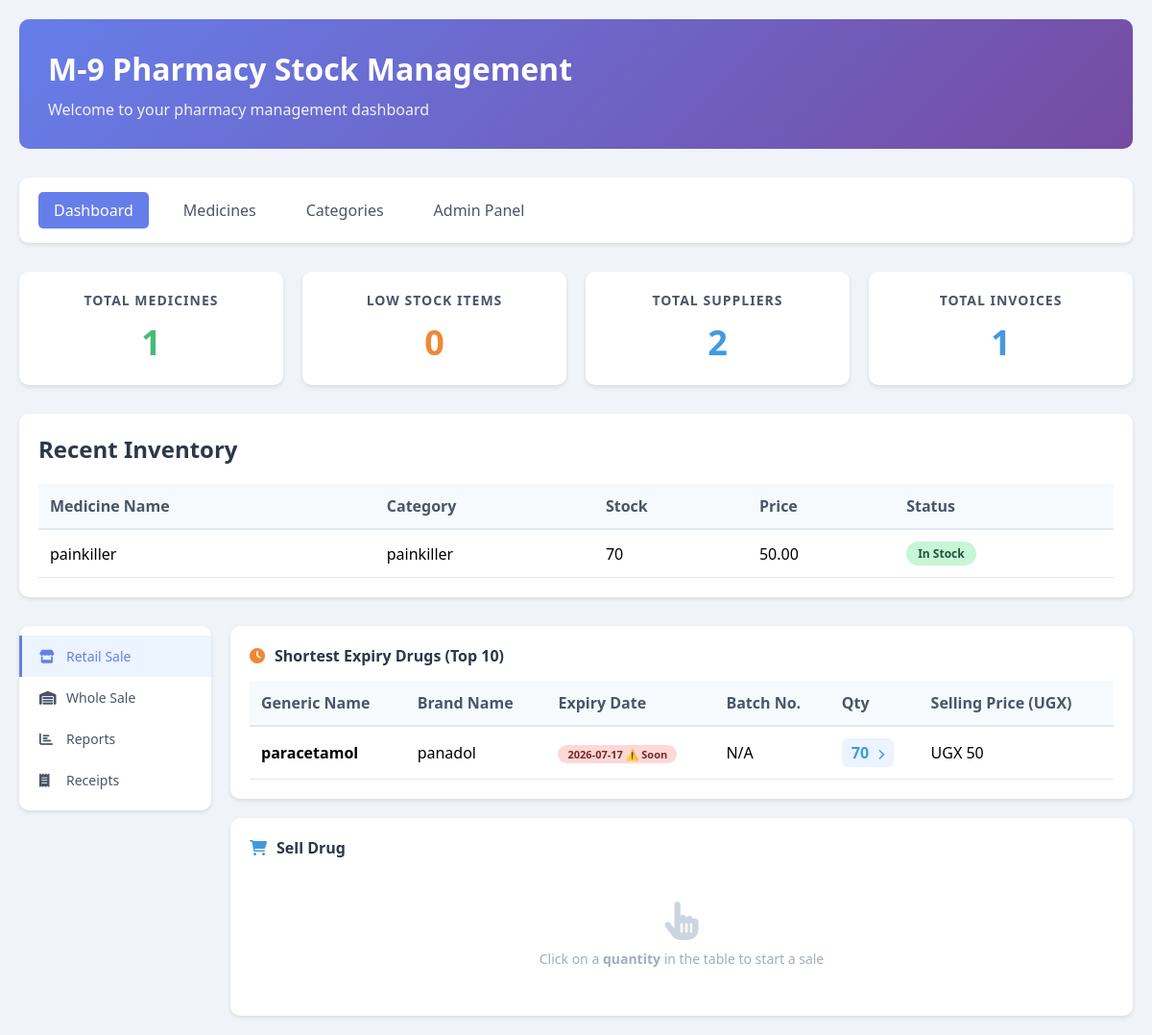
The app's page / (signed in) with its own data.
### stock/models.py (models this page shows, shortened)
class Drug(models.Model):
    markup_percentage = models.DecimalField(
        max_digits=5,
        decimal_places=2,
        default=50.00,
        help_text="Default 50% (1.5x cost price)"
)
    DOSAGE_CHOICES = [
        ('tablet', 'Tablet'),
        ('capsules', 'Capsules'),
        ('injection', 'Injection'),
        ('syrup', 'Syrup'),
        ('suspension', 'Suspension'),
        ('drops', 'Drops'),
        ('ointment', 'Ointment'),
        ('cream', 'Cream'),
        ('jerry', 'Jerry'),
        ('oil', 'Oil'),
        ('spray', 'Spray'),
        ('gel', 'Gel'),
        ('powder', 'Powder'),
        ('liquid', 'Liquid'),
        ('balm', 'Balm'),
    ]
    name = models.CharField(max_length=200)
    generic_name = models.CharField(max_length=200, blank=True, null=True)
    brand = models.CharField(max_length=100, blank=True, null=True)
    description = models.TextField(blank=True, null=True)
    dosage = models.CharField(
        max_length=50,
        choices=DOSAGE_CHOICES,
        default='tablet',
        blank=True,
        null=True,
        help_text="Select the dosage form"
    )
    strength = models.CharField(
        max_length=100,
        blank=True,
        null=True,
        help_text="e.g., 500mg, 10mg/5ml"
    )
    category = models.ForeignKey(Category, on_delete=models.SET_NULL, null=True, related_name='drugs')
    supplier = models.ForeignKey(Supplier, on_delete=models.SET_NULL, null=True, related_name='drugs')
    cost_price = models.DecimalField(max_digits=10, decimal_places=2, default=0)
    selling_price = models.DecimalField(max_digits=10, decimal_places=2, default=0)
    stock_quantity = models.PositiveIntegerField(default=0)
    reorder_level = models.PositiveIntegerField(default=10)  # FIXED: renamed from min_stock_level
    max_stock_level = models.PositiveIntegerField(default=100, blank=True, null=True)
    expiry_date = models.DateField(blank=True, null=True)
    batch_no = models.CharField(max_length=50, blank=True, null=True, help_text="Batch/Lot number")  # FIXED
    barcode = models.CharField(max_length=100, blank=True, null=True, unique=True)  # FIXED: removed unique from batch_no
    is_active = models.BooleanField(default=True)
    pack_size = models.CharField(
        max_length=50,
        blank=True,
        null=True,
        help_text="e.g., 10 tablets, 100ml"
    )
    markup_percentage = models.DecimalField(
        max_digits=5,
        decimal_places=2,
        default=50.00,
        help_text="Default 50% (1.5x cost price)"
    )
    created_at = models.DateTimeField(auto_now_add=True)
    updated_at = models.DateTimeField(auto_now=True)
    created_by = models.ForeignKey(User, on_delete=models.SET_NULL, null=True, related_name='drugs_created')
    class Meta:
        ordering = ['name']
        indexes = [
            models.Index(fields=['name']),
            models.Index(fields=['batch_no']),  # FIXED: removed dot
            models.Index(fields=['expiry_date']),
        ]

class Category(models.Model):
    name = models.CharField(max_length=100, unique=True)
    description = models.TextField(blank=True, null=True)
    created_at = models.DateTimeField(auto_now_add=True)
    updated_at = models.DateTimeField(auto_now=True)
    class Meta:
        verbose_name_plural = "Categories"
        ordering = ["name"]

### stock/views.py (the view)
# urls.py: path('', views.dashboard, name='dashboard'),
@login_required
def dashboard(request):
    total_medicines = Drug.objects.count()
    total_suppliers = Supplier.objects.count()
    total_invoices = Invoice.objects.count()
    low_stock_count = Drug.objects.filter(stock_quantity__lt=10).count()
    recent_medicines = Drug.objects.all().order_by('-id')[:5]
    all_drugs = Drug.objects.all()
    total_stock_value = 0
    for drug in all_drugs:
        total_stock_value += drug.stock_quantity * drug.selling_price
    context = {
        'total_medicines': total_medicines,
        'total_suppliers': total_suppliers,
        'total_invoices': total_invoices,
        'low_stock_count': low_stock_count,
        'recent_medicines': recent_medicines,
        'total_stock_value': total_stock_value,
    }
    return render(request, 'stock/dashboard.html', context)

### stock/templates/stock/dashboard.html (shortened to what this page needs)
<!DOCTYPE html>
<html lang="en">
<head>
    <link rel="stylesheet" href="https://cdnjs.cloudflare.com/ajax/libs/font-awesome/6.0.0-beta3/css/all.min.css" />
</head>
<body>
<div class="container">
    <div class="header">
        <h1>M-9 Pharmacy Stock Management</h1>
        <p>Welcome to your pharmacy management dashboard</p>
    </div>
    <div class="nav">
        <a href="{% url 'stock:dashboard' %}" class="active">Dashboard</a>
        <a href="{% url 'stock:drug_list' %}">Medicines</a>
        <a href="{% url 'stock:category_list' %}">Categories</a>
        <a href="/admin/">Admin Panel</a>
    </div>
    <div class="stats">
        <div class="stat-card">
            <h3>Total Medicines</h3>
            <div class="number success">{{ total_medicines|default:"0" }}</div>
        </div>
        <div class="stat-card">
            <h3>Low Stock Items</h3>
            <div class="number warning">{{ low_stock_count|default:"0" }}</div>
        </div>
        <div class="stat-card">
            <h3>Total Suppliers</h3>
            <div class="number info">{{ total_suppliers|default:"0" }}</div>
        </div>
        <div class="stat-card">
            <h3>Total Invoices</h3>
            <div class="number info">{{ total_invoices|default:"0" }}</div>
        </div>
    </div>
    <div class="content">
        <h2>Recent Inventory</h2>
        {% if recent_medicines %}
        <table class="table">
            <thead>
                <tr>
                    <th>Medicine Name</th>
                    <th>Category</th>
                    <th>Stock</th>
                    <th>Price</th>
                    <th>Status</th>
                </tr>
            </thead>
            <tbody>
                {% for medicine in recent_medicines %}
                <tr>
                    <td>{{ medicine.name }}</td>
                    <td>{{ medicine.category.name }}</td>
                    <td>{{ medicine.stock_quantity }}</td>
                    <td>{{ medicine.selling_price }}</td>
                    <td>
                        {% if medicine.stock_quantity <= 10 %}
                        <span class="badge badge-danger">Low Stock</span>
                        {% elif medicine.stock_quantity <= 20 %}
                        <span class="badge badge-warning">Medium</span>
                        {% else %}
                        <span class="badge badge-success">In Stock</span>
                        {% endif %}
                    </td>
                </tr>
                {% endfor %}
            </tbody>
        </table>
        {% else %}
        <p>No medicines available.</p>
        {% endif %}
    </div>
    <div class="dashboard-features">
        <div class="sidebar-nav">
            <div class="nav-item active" data-section="retail">
                <i class="fas fa-store"></i> Retail Sale
            </div>
            <div class="nav-item" data-section="wholesale">
                <i class="fas fa-warehouse"></i> Whole Sale
            </div>
            <div class="nav-item" data-section="reports">
                <i class="fas fa-chart-bar"></i> Reports
            </div>
            <div class="nav-item" data-section="receipts">
                <i class="fas fa-receipt"></i> Receipts
            </div>
        </div>
        <div class="features-content">
            <div class="drug-list-panel">
                <h3><i class="fas fa-clock"></i> Shortest Expiry Drugs (Top 10)</h3>
                <div id="drugTableContainer" style="display:none;">
                    <table class="table">
                        <thead>
                            <tr>
                                <th>Generic Name</th>
                                <th>Brand Name</th>
                                <th>Expiry Date</th>
                                <th>Batch No.</th>
                                <th>Qty</th>
                                <th>Selling Price (UGX)</th>
                            </tr>
                        </thead>
                        <tbody id="drugTableBody">
                        </tbody>
                    </table>
                </div>
            </div>
            <div class="sale-panel" id="salePanel">
                <h3><i class="fas fa-shopping-cart"></i> Sell Drug</h3>
                <div id="saleContent">
                    <div class="no-selection">
                        <i class="fas fa-hand-pointer"></i>
                        <p>Click on a <strong>quantity</strong> in the table to start a sale</p>
                    </div>
                </div>
            </div>
        </div>
    </div>
</div>
</body>
</html>

### stock/templates/stock/dashboard.html (style rules this page uses)
* { margin: 0; padding: 0; box-sizing: border-box; }
body { font-family: 'Segoe UI', Tahoma, Geneva, Verdana, sans-serif; background: #f0f4f8; padding: 20px; }
.container { max-width: 1400px; margin: 0 auto; }
.header { background: linear-gradient(135deg, #667eea 0%, #764ba2 100%); color: white; padding: 30px; border-radius: 10px; margin-bottom: 30px; }
.header h1 { font-size: 32px; margin-bottom: 10px; }
.header p { opacity: 0.9; font-size: 16px; }
.nav { background: white; padding: 15px 20px; border-radius: 10px; margin-bottom: 30px; box-shadow: 0 2px 4px rgba(0,0,0,0.1); display: flex; gap: 20px; flex-wrap: wrap; }
.nav a { color: #4a5568; text-decoration: none; padding: 8px 16px; border-radius: 5px; transition: all 0.3s; font-weight: 500; }
.nav a.active { background: #667eea; color: white; }
.stats { display: grid; grid-template-columns: repeat(auto-fit, minmax(200px, 1fr)); gap: 20px; margin-bottom: 30px; }
.stat-card { background: white; padding: 20px; border-radius: 10px; box-shadow: 0 2px 4px rgba(0,0,0,0.1); text-align: center; }
.stat-card h3 { color: #4a5568; font-size: 14px; text-transform: uppercase; letter-spacing: 1px; margin-bottom: 10px; }
.stat-card .number { font-size: 36px; font-weight: bold; }
.stat-card .number.success { color: #48bb78; }
.stat-card .number.warning { color: #ed8936; }
.stat-card .number.info { color: #4299e1; }
.content { background: white; padding: 20px; border-radius: 10px; box-shadow: 0 2px 4px rgba(0,0,0,0.1); margin-bottom: 30px; }
.content h2 { color: #2d3748; margin-bottom: 20px; }
.table { width: 100%; border-collapse: collapse; }
.table th { background: #f7fafc; color: #4a5568; font-weight: 600; padding: 12px; text-align: left; border-bottom: 2px solid #e2e8f0; }
.table td { padding: 12px; border-bottom: 1px solid #e2e8f0; }
.badge { display: inline-block; padding: 4px 12px; border-radius: 20px; font-size: 12px; font-weight: 600; }
.badge-success { background: #c6f6d5; color: #22543d; }
.dashboard-features { display: flex; gap: 20px; margin-top: 20px; }
.sidebar-nav { width: 200px; background: white; border-radius: 10px; box-shadow: 0 2px 4px rgba(0,0,0,0.1); padding: 10px 0; flex-shrink: 0; height: fit-content; }
.sidebar-nav .nav-item { display: flex; align-items: center; padding: 12px 18px; color: #4a5568; text-decoration: none; transition: all 0.3s; cursor: pointer; font-weight: 500; border-left: 3px solid transparent; gap: 10px; font-size: 14px; }
.sidebar-nav .nav-item i { width: 18px; font-size: 14px; }
.sidebar-nav .nav-item.active { background: #ebf4ff; color: #667eea; border-left-color: #667eea; }
.features-content { flex: 1; min-width: 0; }
.drug-list-panel { background: white; padding: 20px; border-radius: 10px; box-shadow: 0 2px 4px rgba(0,0,0,0.1); overflow-x: auto; margin-bottom: 20px; }
.drug-list-panel h3 { color: #2d3748; margin-bottom: 15px; display: flex; align-items: center; gap: 10px; font-size: 16px; }
.drug-list-panel h3 i { color: #ed8936; }
.sale-panel { background: white; padding: 20px; border-radius: 10px; box-shadow: 0 2px 4px rgba(0,0,0,0.1); max-height: 500px; overflow-y: auto; }
.sale-panel h3 { color: #2d3748; margin-bottom: 15px; display: flex; align-items: center; gap: 10px; font-size: 16px; }
.sale-panel h3 i { color: #4299e1; }
.no-selection { text-align: center; color: #a0aec0; padding: 30px 10px; font-size: 14px; }
.no-selection i { font-size: 40px; display: block; margin-bottom: 10px; color: #cbd5e0; }

### records on screen
Drug: name "painkiller", category.name "painkiller", stock_quantity "70", selling_price "50.00", shows "In Stock"

### other values on screen
{{ total_medicines|default:"0" }} "1"
{{ low_stock_count|default:"0" }} "0"
{{ total_suppliers|default:"0" }} "2"
{{ total_invoices|default:"0" }} "1"
